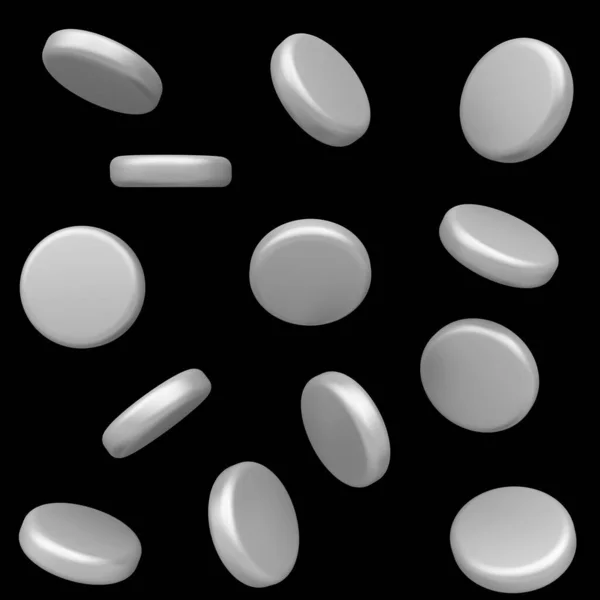
#> input picture labs/lab4/images/src.jpg, 600 x 600 px
$ python main.py
#> lines starting #> are read from the running program, lines starting #| are printed output that depends on the picture; after the words box and inside, x2 and y2 are one past the last pixel; in counts of white or black regions, pixels touching at a corner belong together
import cv2
import numpy as np

img = cv2.imread('images/src.jpg')
#> img is the input picture: shape (600, 600, 3); mean B, G, R 51.6, 51.6, 51.6

width = 800
height = 600

img = cv2.resize(img, (width, height))
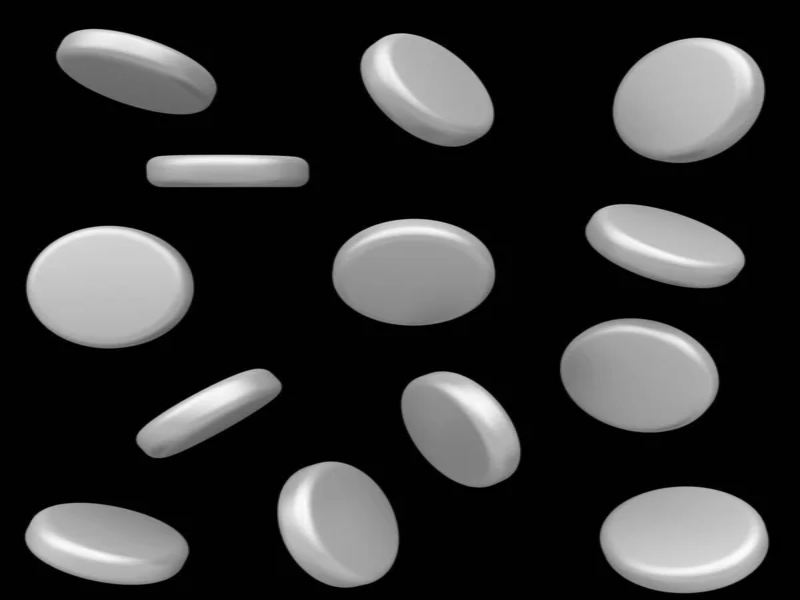
#> img: shape (600, 800, 3); mean B, G, R 51.6, 51.6, 51.6
gray = cv2.Canny(cv2.cvtColor(img, cv2.COLOR_BGR2GRAY), 100, 200)
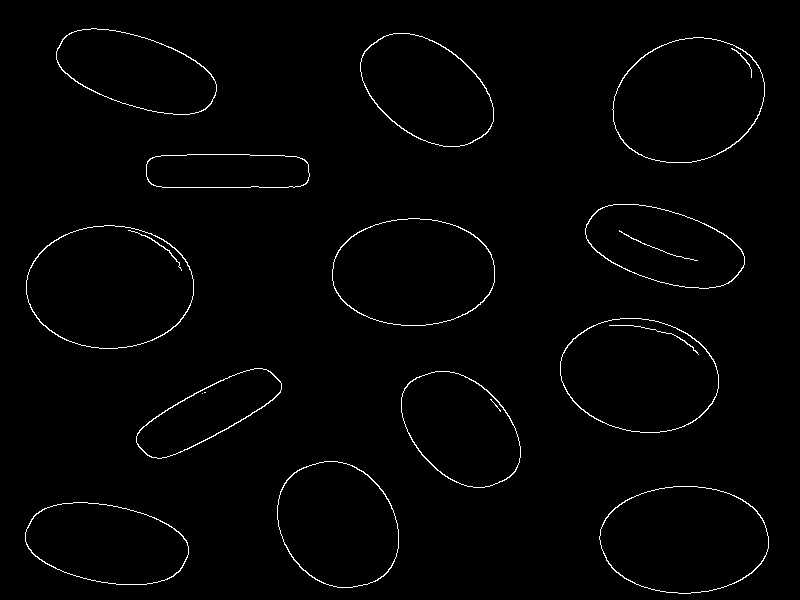
#> gray: shape (600, 800); 1.3% white in thin lines or dots, all inside (x1, y1, x2, y2) = (25, 28, 769, 594)

cv2.imshow('kjklj', gray)
cv2.waitKey(0)
cv2.destroyAllWindows()

# ==========================
contours, hierarchy = cv2.findContours(gray, cv2.RETR_EXTERNAL, cv2.CHAIN_APPROX_SIMPLE)
#> contours = 13 contours; largest, box (x1, y1, x2, y2) and area: (26, 225, 194, 349) 16187, (612, 37, 765, 163) 14770, (599, 486, 769, 594) 14266, (560, 318, 719, 433) 14085, (332, 218, 495, 326) 13829
img_contours = np.zeros(img.shape)

cv2.drawContours(img_contours, contours, -1, (0, 255, 0), 3)
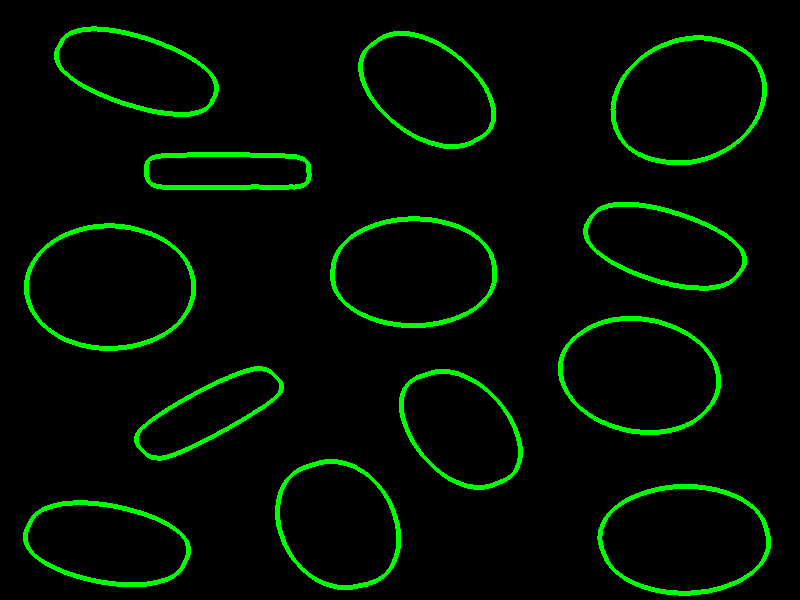
#> img_contours: shape (600, 800, 3) float64; mean of channels 0, 1, 2 0, 12.7, 0; drawn as B, G, R

lengths = []
areas = []

for c in contours:
    x, y, w, h = cv2.boundingRect(c)
#> this loop made 13 passes
#> (x, y, w, h) on passes 1 to 12: (25, 502, 164, 83), (599, 486, 170, 108), (277, 461, 122, 127), (401, 371, 120, 117), (136, 368, 146, 91), (560, 318, 159, 115), (26, 225, 168, 124), (332, 218, 163, 108), (585, 204, 160, 85), (146, 154, 164, 34), (612, 37, 153, 126), (360, 33, 134, 114)

cv2.rectangle(img, (x, y), (x + w, y + h), (0, 0, 255), 2)
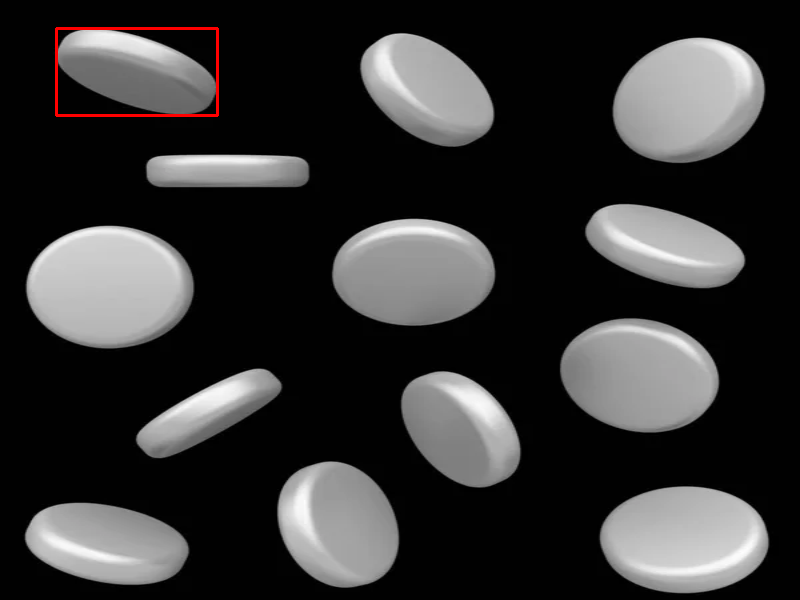
#> img: shape (600, 800, 3); 0.31% of pixels changed, all inside (x1, y1, x2, y2) = (55, 27, 219, 117)

lengths.append(cv2.arcLength(c, True))
areas.append(cv2.contourArea(c))

print(f'Количество предметов: {len(contours)}')
#| Количество предметов: 13

max_length_index = np.argmax(lengths)
#> max_length_index = 0
max_area_index = np.argmax(areas)
#> max_area_index = 0

cv2.drawContours(img_contours, contours, max_length_index, (255, 255, 0), 3)
cv2.drawContours(img_contours, contours, max_area_index, (255, 0, 0), 3)
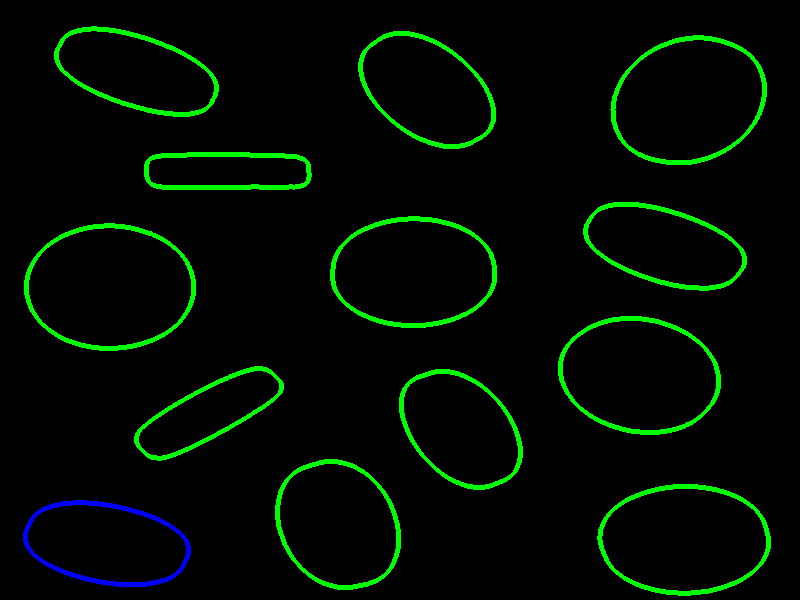
#> img_contours: shape (600, 800, 3) float64; mean of channels 0, 1, 2 1, 11.7, 0; drawn as B, G, R

cv2.imshow('Contours', img_contours)
cv2.waitKey(0)
cv2.destroyAllWindows()

# ======================

for c in contours:
    x, y, w, h = cv2.boundingRect(c)

    # Рисование прямоугольника вокруг каждой фигуры
    cv2.rectangle(img, (x, y), (x + w, y + h), (0, 0, 255), 2)
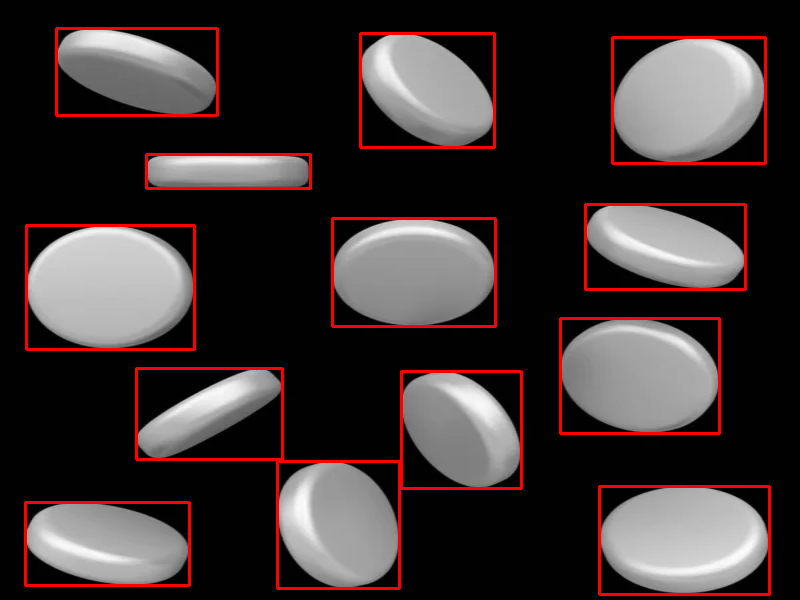
#> img: shape (600, 800, 3); 3.8% of pixels changed, all inside (x1, y1, x2, y2) = (24, 32, 771, 596)
cv2.imshow('Rectangles', img)
cv2.waitKey(0)
cv2.destroyAllWindows()
